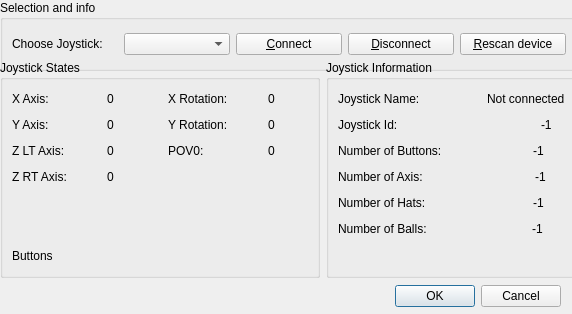
<?xml version="1.0" encoding="UTF-8"?>
<ui version="4.0">
 <class>JoystickDialog</class>
 <widget class="QDialog" name="JoystickDialog">
  <property name="geometry">
   <rect>
    <x>0</x>
    <y>0</y>
    <width>572</width>
    <height>314</height>
   </rect>
  </property>
  <property name="windowTitle">
   <string>Joystick</string>
  </property>
  <widget class="QDialogButtonBox" name="buttonBox">
   <property name="geometry">
    <rect>
     <x>-60</x>
     <y>280</y>
     <width>621</width>
     <height>32</height>
    </rect>
   </property>
   <property name="orientation">
    <enum>Qt::Horizontal</enum>
   </property>
   <property name="standardButtons">
    <set>QDialogButtonBox::Cancel|QDialogButtonBox::Ok</set>
   </property>
  </widget>
  <widget class="QGroupBox" name="groupBox">
   <property name="geometry">
    <rect>
     <x>0</x>
     <y>0</y>
     <width>578</width>
     <height>71</height>
    </rect>
   </property>
   <property name="title">
    <string>Selection and info</string>
   </property>
   <layout class="QHBoxLayout" name="horizontalLayout_18">
    <item>
     <widget class="QLabel" name="label_16">
      <property name="text">
       <string>Choose Joystick:</string>
      </property>
     </widget>
    </item>
    <item>
     <widget class="QComboBox" name="joystickComboBox"/>
    </item>
    <item>
     <widget class="QPushButton" name="connectPushButton">
      <property name="text">
       <string>&amp;Connect</string>
      </property>
     </widget>
    </item>
    <item>
     <widget class="QPushButton" name="disconnectPushButton">
      <property name="text">
       <string>&amp;Disconnect</string>
      </property>
     </widget>
    </item>
    <item>
     <widget class="QPushButton" name="rescanPushButton">
      <property name="text">
       <string>&amp;Rescan device</string>
      </property>
     </widget>
    </item>
   </layout>
  </widget>
  <widget class="QWidget" name="layoutWidget">
   <property name="geometry">
    <rect>
     <x>0</x>
     <y>60</y>
     <width>578</width>
     <height>218</height>
    </rect>
   </property>
   <layout class="QHBoxLayout" name="horizontalLayout_19">
    <item>
     <widget class="QGroupBox" name="joystickStateBox">
      <property name="minimumSize">
       <size>
        <width>320</width>
        <height>216</height>
       </size>
      </property>
      <property name="title">
       <string>Joystick States</string>
      </property>
      <layout class="QVBoxLayout" name="verticalLayout_3">
       <item>
        <layout class="QGridLayout" name="gridLayout_2">
         <item row="0" column="0">
          <layout class="QHBoxLayout" name="horizontalLayout_20">
           <item>
            <widget class="QLabel" name="label_17">
             <property name="text">
              <string>X Axis:</string>
             </property>
            </widget>
           </item>
           <item>
            <spacer name="horizontalSpacer_28">
             <property name="orientation">
              <enum>Qt::Horizontal</enum>
             </property>
             <property name="sizeHint" stdset="0">
              <size>
               <width>40</width>
               <height>20</height>
              </size>
             </property>
            </spacer>
           </item>
           <item>
            <widget class="QLabel" name="joystickXaxisLabel">
             <property name="minimumSize">
              <size>
               <width>40</width>
               <height>0</height>
              </size>
             </property>
             <property name="text">
              <string>0</string>
             </property>
            </widget>
           </item>
          </layout>
         </item>
         <item row="0" column="1">
          <spacer name="horizontalSpacer_29">
           <property name="orientation">
            <enum>Qt::Horizontal</enum>
           </property>
           <property name="sizeHint" stdset="0">
            <size>
             <width>20</width>
             <height>18</height>
            </size>
           </property>
          </spacer>
         </item>
         <item row="0" column="2">
          <layout class="QHBoxLayout" name="horizontalLayout_21">
           <item>
            <widget class="QLabel" name="label_18">
             <property name="text">
              <string>X Rotation:</string>
             </property>
            </widget>
           </item>
           <item>
            <spacer name="horizontalSpacer_30">
             <property name="orientation">
              <enum>Qt::Horizontal</enum>
             </property>
             <property name="sizeHint" stdset="0">
              <size>
               <width>40</width>
               <height>20</height>
              </size>
             </property>
            </spacer>
           </item>
           <item>
            <widget class="QLabel" name="joystickXrotationLabel">
             <property name="minimumSize">
              <size>
               <width>40</width>
               <height>0</height>
              </size>
             </property>
             <property name="text">
              <string>0</string>
             </property>
            </widget>
           </item>
          </layout>
         </item>
         <item row="1" column="0">
          <layout class="QHBoxLayout" name="horizontalLayout_22">
           <item>
            <widget class="QLabel" name="label_19">
             <property name="text">
              <string>Y Axis:</string>
             </property>
            </widget>
           </item>
           <item>
            <spacer name="horizontalSpacer_31">
             <property name="orientation">
              <enum>Qt::Horizontal</enum>
             </property>
             <property name="sizeHint" stdset="0">
              <size>
               <width>40</width>
               <height>20</height>
              </size>
             </property>
            </spacer>
           </item>
           <item>
            <widget class="QLabel" name="joystickYaxisLabel">
             <property name="minimumSize">
              <size>
               <width>40</width>
               <height>0</height>
              </size>
             </property>
             <property name="text">
              <string>0</string>
             </property>
            </widget>
           </item>
          </layout>
         </item>
         <item row="1" column="1">
          <spacer name="horizontalSpacer_32">
           <property name="orientation">
            <enum>Qt::Horizontal</enum>
           </property>
           <property name="sizeHint" stdset="0">
            <size>
             <width>20</width>
             <height>18</height>
            </size>
           </property>
          </spacer>
         </item>
         <item row="1" column="2">
          <layout class="QHBoxLayout" name="horizontalLayout_23">
           <item>
            <widget class="QLabel" name="label_20">
             <property name="text">
              <string>Y Rotation:</string>
             </property>
            </widget>
           </item>
           <item>
            <spacer name="horizontalSpacer_33">
             <property name="orientation">
              <enum>Qt::Horizontal</enum>
             </property>
             <property name="sizeHint" stdset="0">
              <size>
               <width>40</width>
               <height>20</height>
              </size>
             </property>
            </spacer>
           </item>
           <item>
            <widget class="QLabel" name="joystickYrotationLabel">
             <property name="minimumSize">
              <size>
               <width>40</width>
               <height>0</height>
              </size>
             </property>
             <property name="text">
              <string>0</string>
             </property>
            </widget>
           </item>
          </layout>
         </item>
         <item row="2" column="0">
          <layout class="QHBoxLayout" name="horizontalLayout_24">
           <item>
            <widget class="QLabel" name="label_21">
             <property name="text">
              <string>Z LT Axis:</string>
             </property>
            </widget>
           </item>
           <item>
            <spacer name="horizontalSpacer_34">
             <property name="orientation">
              <enum>Qt::Horizontal</enum>
             </property>
             <property name="sizeHint" stdset="0">
              <size>
               <width>40</width>
               <height>20</height>
              </size>
             </property>
            </spacer>
           </item>
           <item>
            <widget class="QLabel" name="joystickZLTaxisLabel">
             <property name="minimumSize">
              <size>
               <width>40</width>
               <height>0</height>
              </size>
             </property>
             <property name="text">
              <string>0</string>
             </property>
            </widget>
           </item>
          </layout>
         </item>
         <item row="2" column="1">
          <spacer name="horizontalSpacer_35">
           <property name="orientation">
            <enum>Qt::Horizontal</enum>
           </property>
           <property name="sizeHint" stdset="0">
            <size>
             <width>20</width>
             <height>18</height>
            </size>
           </property>
          </spacer>
         </item>
         <item row="2" column="2">
          <layout class="QHBoxLayout" name="horizontalLayout_25">
           <item>
            <widget class="QLabel" name="label_22">
             <property name="text">
              <string>POV0:</string>
             </property>
            </widget>
           </item>
           <item>
            <spacer name="horizontalSpacer_36">
             <property name="orientation">
              <enum>Qt::Horizontal</enum>
             </property>
             <property name="sizeHint" stdset="0">
              <size>
               <width>40</width>
               <height>20</height>
              </size>
             </property>
            </spacer>
           </item>
           <item>
            <widget class="QLabel" name="joystickPOV0Label">
             <property name="minimumSize">
              <size>
               <width>40</width>
               <height>0</height>
              </size>
             </property>
             <property name="text">
              <string>0</string>
             </property>
            </widget>
           </item>
          </layout>
         </item>
         <item row="3" column="0">
          <layout class="QHBoxLayout" name="horizontalLayout_26">
           <item>
            <widget class="QLabel" name="label_23">
             <property name="text">
              <string>Z RT Axis:</string>
             </property>
            </widget>
           </item>
           <item>
            <spacer name="horizontalSpacer_37">
             <property name="orientation">
              <enum>Qt::Horizontal</enum>
             </property>
             <property name="sizeHint" stdset="0">
              <size>
               <width>40</width>
               <height>20</height>
              </size>
             </property>
            </spacer>
           </item>
           <item>
            <widget class="QLabel" name="joystickZRTaxisLabel">
             <property name="minimumSize">
              <size>
               <width>40</width>
               <height>0</height>
              </size>
             </property>
             <property name="text">
              <string>0</string>
             </property>
            </widget>
           </item>
          </layout>
         </item>
         <item row="3" column="1">
          <spacer name="horizontalSpacer_38">
           <property name="orientation">
            <enum>Qt::Horizontal</enum>
           </property>
           <property name="sizeHint" stdset="0">
            <size>
             <width>20</width>
             <height>18</height>
            </size>
           </property>
          </spacer>
         </item>
        </layout>
       </item>
       <item>
        <spacer name="verticalSpacer_3">
         <property name="orientation">
          <enum>Qt::Vertical</enum>
         </property>
         <property name="sizeHint" stdset="0">
          <size>
           <width>20</width>
           <height>13</height>
          </size>
         </property>
        </spacer>
       </item>
       <item>
        <layout class="QHBoxLayout" name="horizontalLayout_27">
         <item>
          <widget class="QLabel" name="label_24">
           <property name="text">
            <string>Buttons</string>
           </property>
          </widget>
         </item>
         <item>
          <spacer name="horizontalSpacer_39">
           <property name="orientation">
            <enum>Qt::Horizontal</enum>
           </property>
           <property name="sizeHint" stdset="0">
            <size>
             <width>40</width>
             <height>20</height>
            </size>
           </property>
          </spacer>
         </item>
         <item>
          <widget class="QLabel" name="joystickButtonsTestLabel">
           <property name="text">
            <string/>
           </property>
          </widget>
         </item>
         <item>
          <spacer name="horizontalSpacer_40">
           <property name="orientation">
            <enum>Qt::Horizontal</enum>
           </property>
           <property name="sizeHint" stdset="0">
            <size>
             <width>40</width>
             <height>20</height>
            </size>
           </property>
          </spacer>
         </item>
        </layout>
       </item>
      </layout>
     </widget>
    </item>
    <item>
     <widget class="QGroupBox" name="joystickInformationBox">
      <property name="minimumSize">
       <size>
        <width>250</width>
        <height>0</height>
       </size>
      </property>
      <property name="title">
       <string>Joystick Information</string>
      </property>
      <layout class="QVBoxLayout" name="verticalLayout_4">
       <item>
        <layout class="QHBoxLayout" name="horizontalLayout_28">
         <item>
          <widget class="QLabel" name="label_25">
           <property name="text">
            <string>Joystick Name:</string>
           </property>
          </widget>
         </item>
         <item>
          <spacer name="horizontalSpacer_41">
           <property name="orientation">
            <enum>Qt::Horizontal</enum>
           </property>
           <property name="sizeHint" stdset="0">
            <size>
             <width>101</width>
             <height>20</height>
            </size>
           </property>
          </spacer>
         </item>
         <item>
          <widget class="QLabel" name="joystickNameLabel">
           <property name="text">
            <string>Not connected</string>
           </property>
          </widget>
         </item>
         <item>
          <spacer name="horizontalSpacer_42">
           <property name="orientation">
            <enum>Qt::Horizontal</enum>
           </property>
           <property name="sizeHint" stdset="0">
            <size>
             <width>40</width>
             <height>20</height>
            </size>
           </property>
          </spacer>
         </item>
        </layout>
       </item>
       <item>
        <layout class="QHBoxLayout" name="horizontalLayout_29">
         <item>
          <widget class="QLabel" name="label_26">
           <property name="text">
            <string>Joystick Id:                                     </string>
           </property>
          </widget>
         </item>
         <item>
          <spacer name="horizontalSpacer_43">
           <property name="orientation">
            <enum>Qt::Horizontal</enum>
           </property>
           <property name="sizeHint" stdset="0">
            <size>
             <width>40</width>
             <height>20</height>
            </size>
           </property>
          </spacer>
         </item>
         <item>
          <widget class="QLabel" name="joystickIdLabel">
           <property name="text">
            <string>-1</string>
           </property>
          </widget>
         </item>
         <item>
          <spacer name="horizontalSpacer_44">
           <property name="orientation">
            <enum>Qt::Horizontal</enum>
           </property>
           <property name="sizeHint" stdset="0">
            <size>
             <width>40</width>
             <height>20</height>
            </size>
           </property>
          </spacer>
         </item>
        </layout>
       </item>
       <item>
        <layout class="QHBoxLayout" name="horizontalLayout_30">
         <item>
          <widget class="QLabel" name="label_27">
           <property name="text">
            <string>Number of Buttons:</string>
           </property>
          </widget>
         </item>
         <item>
          <spacer name="horizontalSpacer_45">
           <property name="orientation">
            <enum>Qt::Horizontal</enum>
           </property>
           <property name="sizeHint" stdset="0">
            <size>
             <width>103</width>
             <height>20</height>
            </size>
           </property>
          </spacer>
         </item>
         <item>
          <widget class="QLabel" name="joystickButtonsLabel">
           <property name="text">
            <string>-1</string>
           </property>
           <property name="alignment">
            <set>Qt::AlignCenter</set>
           </property>
          </widget>
         </item>
         <item>
          <spacer name="horizontalSpacer_46">
           <property name="orientation">
            <enum>Qt::Horizontal</enum>
           </property>
           <property name="sizeHint" stdset="0">
            <size>
             <width>40</width>
             <height>20</height>
            </size>
           </property>
          </spacer>
         </item>
        </layout>
       </item>
       <item>
        <layout class="QHBoxLayout" name="horizontalLayout_31">
         <item>
          <widget class="QLabel" name="label_28">
           <property name="text">
            <string>Number of Axis:            </string>
           </property>
          </widget>
         </item>
         <item>
          <spacer name="horizontalSpacer_47">
           <property name="orientation">
            <enum>Qt::Horizontal</enum>
           </property>
           <property name="sizeHint" stdset="0">
            <size>
             <width>87</width>
             <height>20</height>
            </size>
           </property>
          </spacer>
         </item>
         <item>
          <widget class="QLabel" name="joystickAxisLabel">
           <property name="text">
            <string>-1</string>
           </property>
           <property name="alignment">
            <set>Qt::AlignCenter</set>
           </property>
          </widget>
         </item>
         <item>
          <spacer name="horizontalSpacer_48">
           <property name="orientation">
            <enum>Qt::Horizontal</enum>
           </property>
           <property name="sizeHint" stdset="0">
            <size>
             <width>40</width>
             <height>20</height>
            </size>
           </property>
          </spacer>
         </item>
        </layout>
       </item>
       <item>
        <layout class="QHBoxLayout" name="horizontalLayout_32">
         <item>
          <widget class="QLabel" name="label_29">
           <property name="text">
            <string>Number of Hats:     </string>
           </property>
          </widget>
         </item>
         <item>
          <spacer name="horizontalSpacer_49">
           <property name="orientation">
            <enum>Qt::Horizontal</enum>
           </property>
           <property name="sizeHint" stdset="0">
            <size>
             <width>103</width>
             <height>20</height>
            </size>
           </property>
          </spacer>
         </item>
         <item>
          <widget class="QLabel" name="joystickHatsLabel">
           <property name="text">
            <string>-1</string>
           </property>
           <property name="alignment">
            <set>Qt::AlignCenter</set>
           </property>
          </widget>
         </item>
         <item>
          <spacer name="horizontalSpacer_50">
           <property name="orientation">
            <enum>Qt::Horizontal</enum>
           </property>
           <property name="sizeHint" stdset="0">
            <size>
             <width>40</width>
             <height>20</height>
            </size>
           </property>
          </spacer>
         </item>
        </layout>
       </item>
       <item>
        <layout class="QHBoxLayout" name="horizontalLayout_33">
         <item>
          <widget class="QLabel" name="label_30">
           <property name="text">
            <string>Number of Balls:    </string>
           </property>
          </widget>
         </item>
         <item>
          <spacer name="horizontalSpacer_51">
           <property name="orientation">
            <enum>Qt::Horizontal</enum>
           </property>
           <property name="sizeHint" stdset="0">
            <size>
             <width>103</width>
             <height>20</height>
            </size>
           </property>
          </spacer>
         </item>
         <item>
          <widget class="QLabel" name="joystickBallsLabel">
           <property name="text">
            <string>-1</string>
           </property>
           <property name="alignment">
            <set>Qt::AlignCenter</set>
           </property>
          </widget>
         </item>
         <item>
          <spacer name="horizontalSpacer_52">
           <property name="orientation">
            <enum>Qt::Horizontal</enum>
           </property>
           <property name="sizeHint" stdset="0">
            <size>
             <width>40</width>
             <height>20</height>
            </size>
           </property>
          </spacer>
         </item>
        </layout>
       </item>
       <item>
        <spacer name="verticalSpacer_4">
         <property name="orientation">
          <enum>Qt::Vertical</enum>
         </property>
         <property name="sizeHint" stdset="0">
          <size>
           <width>20</width>
           <height>21</height>
          </size>
         </property>
        </spacer>
       </item>
      </layout>
     </widget>
    </item>
   </layout>
  </widget>
 </widget>
 <resources/>
 <connections>
  <connection>
   <sender>buttonBox</sender>
   <signal>accepted()</signal>
   <receiver>JoystickDialog</receiver>
   <slot>accept()</slot>
   <hints>
    <hint type="sourcelabel">
     <x>248</x>
     <y>254</y>
    </hint>
    <hint type="destinationlabel">
     <x>157</x>
     <y>274</y>
    </hint>
   </hints>
  </connection>
  <connection>
   <sender>buttonBox</sender>
   <signal>rejected()</signal>
   <receiver>JoystickDialog</receiver>
   <slot>reject()</slot>
   <hints>
    <hint type="sourcelabel">
     <x>316</x>
     <y>260</y>
    </hint>
    <hint type="destinationlabel">
     <x>286</x>
     <y>274</y>
    </hint>
   </hints>
  </connection>
 </connections>
</ui>
